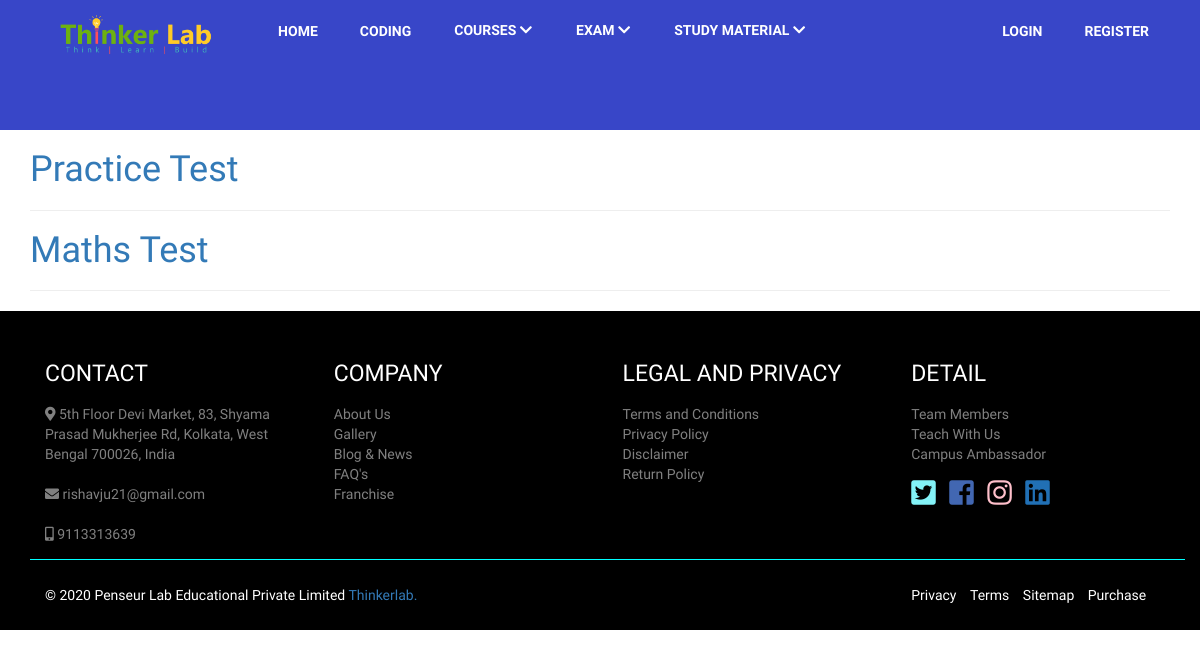
/all-test/, run on an earlier commit of the app's database.
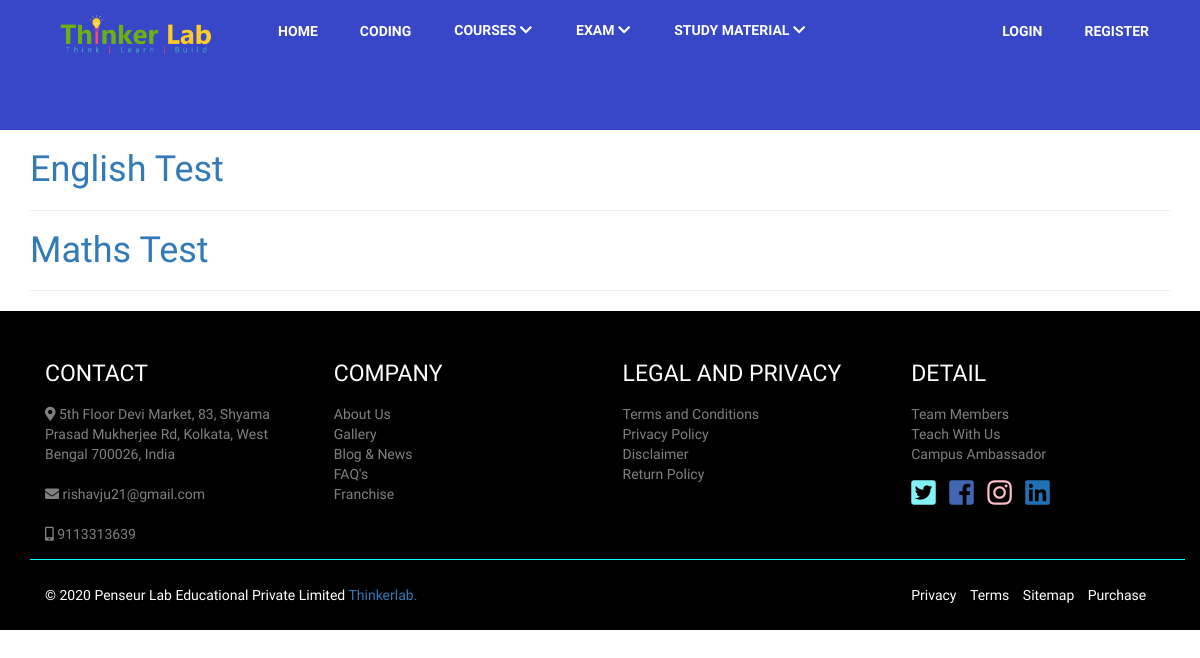
And on a later commit of the database.
### quiz/models.py (models this page shows, shortened)
class Quiz(models.Model):
    title = models.CharField(max_length=50)
    class Meta:
        verbose_name_plural = 'Quizes'

### quiz/views.py (the view)
# urls.py: path('all-test/', test_list, name='test-list'),
def test_list(request):
    quizes = Quiz.objects.all()
    context = {
        'quizes': quizes,
    }
    return render(request, 'quiz_list.html', context)

### templates/quiz_list.html
{% extends 'base.html' %}
{% load static %}
{% block content %}
<div class="container">
    {% for quiz in quizes %}
    <a href="{% url 'test' quiz.id %}">
        <h1>{{ quiz.title }}</h1>
    </a>
    <hr>
    {% endfor %}
</div>
{% endblock %}

What changed in the data, as far as the page shows it:
changed Quiz: title "Practice Test" → "English Test"
